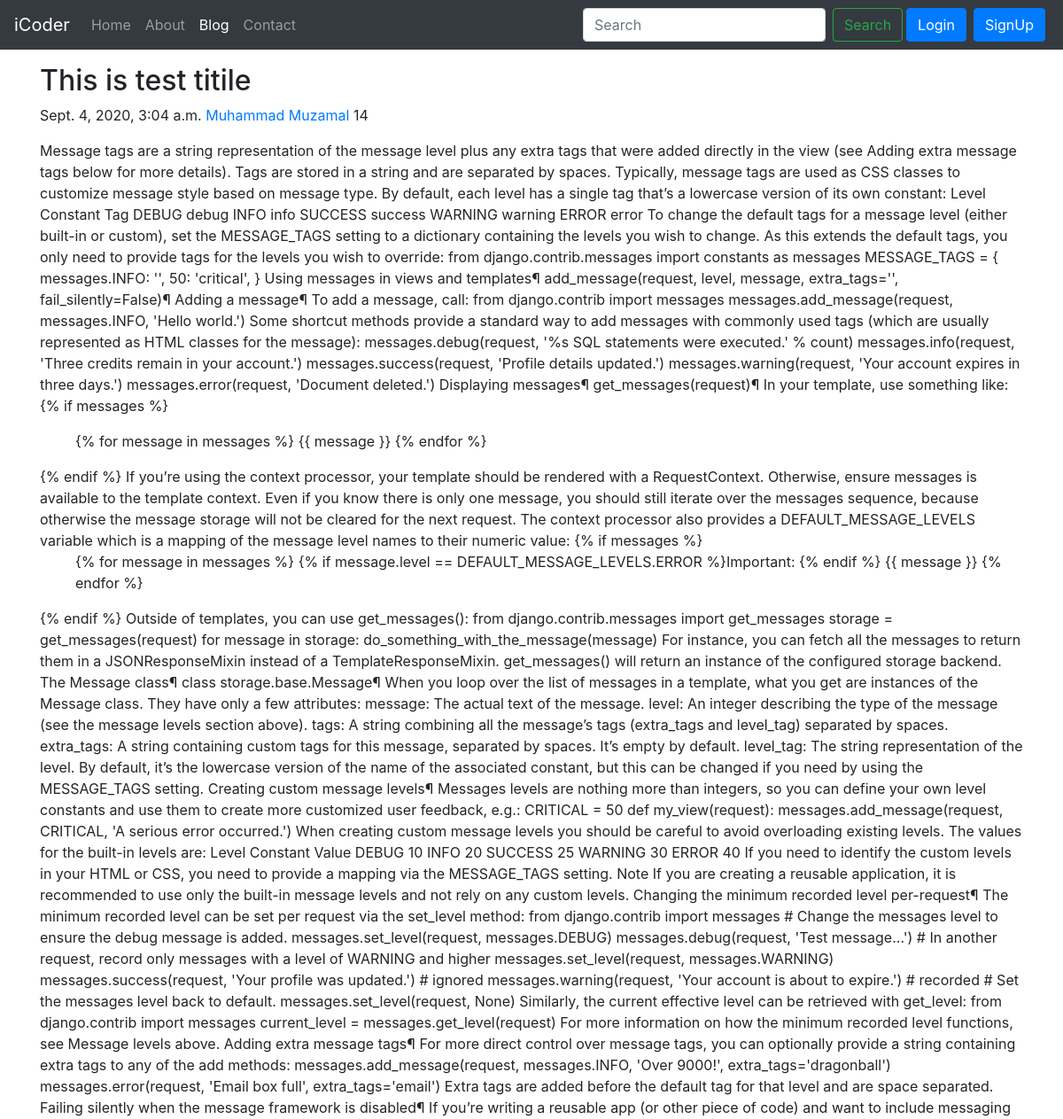
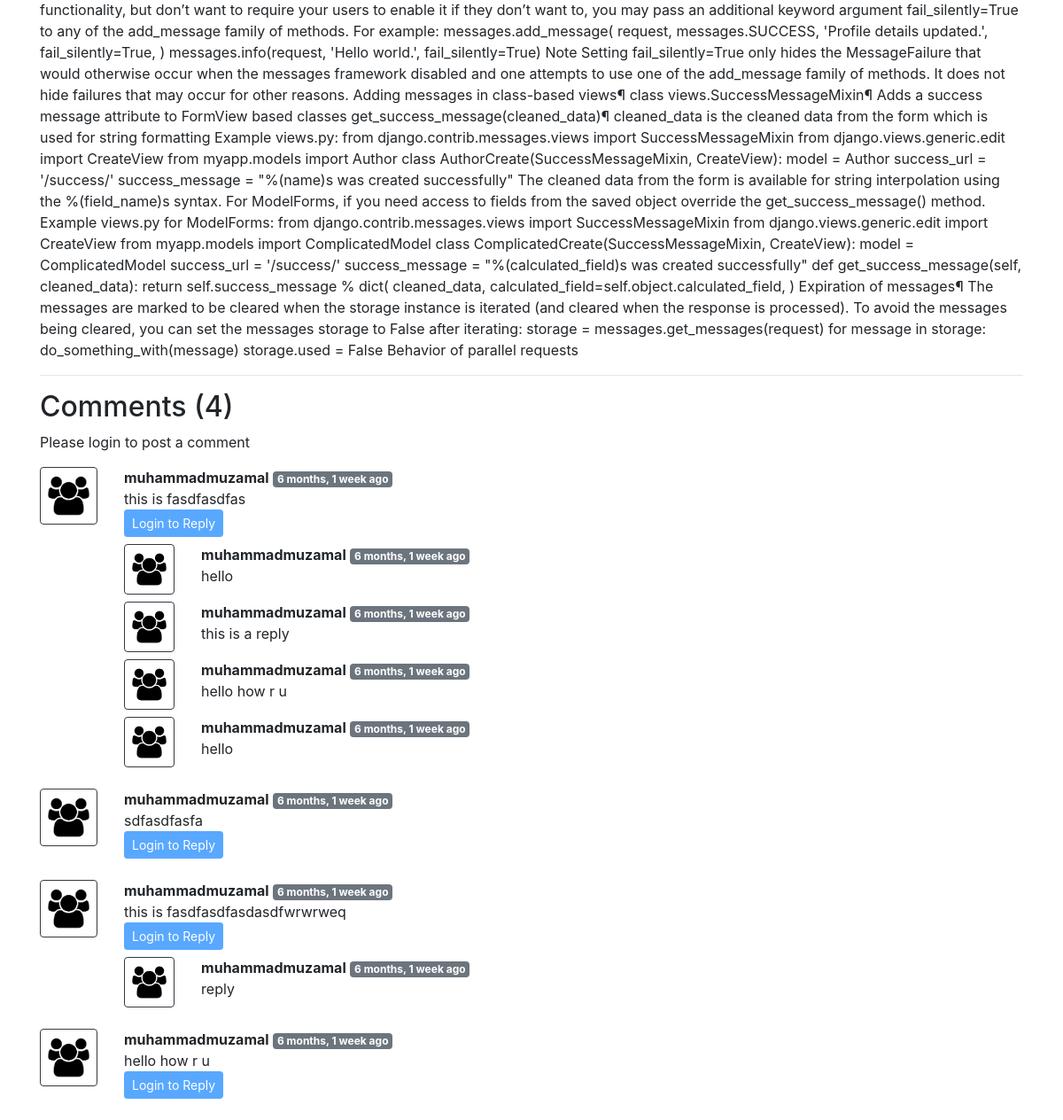
Screenshot of /blog/hello-2 with the database file from the repository (2 pictures, top to bottom).
### blog/models.py (models this page shows, shortened)
class Post(models.Model):
    sno = models.AutoField(primary_key=True)
    titile = models.CharField(max_length=255)
    content = models.TextField()
    author = models.CharField(max_length=100)
    slug =  models.CharField(max_length=130)
    views = models.IntegerField(default=0)
    timeStamp = models.DateTimeField(blank=True)

class BlogComment(models.Model):
    sno = models.AutoField(primary_key=True)
    comment = models.TextField()
    user = models.ForeignKey(User, on_delete=models.CASCADE)
    post = models.ForeignKey(Post, on_delete=models.CASCADE)
    parent =  models.ForeignKey('self',on_delete=models.CASCADE,null=True)
    timeStamp = models.DateTimeField(default=now)

### blog/views.py (the view)
# urls.py: path('<str:slug>', views.blogPost, name='blogPost'),
def blogPost(request,slug):
    post = Post.objects.filter(slug=slug).first()
    post.views = post.views+1
    post.save()
    comments = BlogComment.objects.filter(post=post,parent=None)
    replies = BlogComment.objects.filter(post=post).exclude(parent=None)
    repDict = {}
    for reply in replies:
       if reply.parent.sno not in repDict.keys():
          repDict[reply.parent.sno] =  [reply]
       else:
         repDict[reply.parent.sno].append(reply)
    context = {'post':post,'comments':comments,'user':request.user,'replyDict':repDict}
    return render(request,'blog/blogPost.html',context)

### blog/templatetags/extras.py (called while the page is built)
@register.filter(name='get_val')
def get_val(dict,key):
    return dict.get(key)

### templates/blog/blogPost.html (shortened to what this page needs)
{% extends 'base.html'%}
{% block blogactive %} active {% endblock blogactive %}
{%block body%}
{% load humanize %}
{% load extras %}
<div class="container my-3">
        <h2 class="blog-post-title">{{post.titile}}</h2>
        <p class="blog-post-meta">{{post.timeStamp}} <a href="#">{{post.author}}</a>
        <span>{{post.views}}</span></p>
        <p>{{post.content|safe}}</p>
        <hr>
</div>
<div class="container">
        <h2>Comments ({{comments.count}}) </h2>
        <div class="my-2">
                {% if user.is_authenticated %}
                <form action="/blog/postComment" method="POST"> {% csrf_token %}
                        <div class="form-group">
                                <label for="exampleInputEmail1">Post Comment</label>
                                <input type="text" class="form-control" name="comment" placeholder="Enter comment here">
                                <input type="hidden" name="parentSno" value="">
                        </div>
                        <input type="hidden" name="postsno" value="{{post.sno}}">
                        <button type="submit" class="btn btn-primary">Submit</button>
                </form>
                {% else %}
                Please login to post a comment
                {% endif %}
        </div>
        {% for comment in comments %}
        <div class="row my-3">
                <div class="col-md-1 ">
                        <img src="/static/img/user.png" class="rounded mx-auto d-block w-100 p-2 border border-dark"
                                alt="user">
                </div>
                <div class="col-md-11 ">
                        <b>{{comment.user.username}}</b> <span
                                class="badge badge-secondary">{{comment.timeStamp | naturaltime}}</span>
                        <div>{{comment.comment}}</div>
                        <div class="reply mx-0">
                        {% if user.is_authenticated %}
                                <button class="btn btn-primary btn-sm" type="button" data-toggle="collapse"
                                        data-target="#replyBox{{comment.sno}}" aria-expanded="false"
                                        aria-controls="collapseExample">
                                        Reply
                                </button>
                                <div class="collapse" id="replyBox{{comment.sno}}">
                                        <div class="card card-body my-2">
                                                <form action="/blog/postComment" method="POST"> {% csrf_token %}
                                                        <div class="form-group">
                                                                <label for="comment">Post Reply</label>
                                                                <input type="text" class="form-control" name="comment"
                                                                        placeholder="Enter comment here">
                                                                <input type="hidden" name="parentSno"
                                                                        value="{{comment.sno}}">
                                                        </div>
                                                        <input type="hidden" name="postsno" value="{{post.sno}}">
                                                        <button type="submit" class="btn btn-primary">Submit</button>
                                                </form>
                                        </div>
                                </div>
                                {% else %}
                                                                <button class="btn btn-primary btn-sm" type="button" data-toggle="collapse"
                                        data-target="#replyBox{{comment.sno}}" aria-expanded="false"
                                        aria-controls="collapseExample" disabled>
                                        Login to Reply
                                </button>
                                {% endif %}
                                <div class="replies  my-2">
                               {% for reply in replyDict|get_val:comment.sno  %}
                               <div class="row my-2">
                                               <div class="col-md-1 ">
                                                        <img src="/static/img/user.png" class="rounded mx-auto d-block w-100 p-2 border border-dark"
                                alt="user">
                                 </div>
                               <div class="col-md-11 ">
                                <b>{{reply.user.username}}</b> <span
                                class="badge badge-secondary">{{comment.timeStamp | naturaltime}}</span>
                        <div>{{reply.comment}}</div>
                               </div>
                               <br>
                               </div>
                               {% endfor %}
                                </div>
                        </div>
                </div>
        </div>
        {% endfor %}
</div>
{%endblock body%}

### rows the page displays
Post: titile "This is test titile", timeStamp "Sept. 4, 2020, 3:04 a.m.", author "Muhammad Muzamal", views "14", content "Message tags are a string representation of the message level plus any extra tags that were added directly in the view (see Adding extra message tags below for more details). Tags are stored in a string and are separated by spaces. Typically, message tags are used as CSS classes to customize message style based on message type. By default, each level has a single tag that’s a lowercase version of its own constant: Level Constant Tag DEBUG debug INFO info SUCCESS success WARNING warning ERROR error To change the default tags for a message level (either built-in or custom), set the MESSAGE_TAGS setting to a dictionary containing the levels you wish to change. As this extends the default tags,…"
BlogComment: user.username "muhammadmuzamal", timeStamp "6 months, 1 week ago", comment "this is fasdfasdfas"
BlogComment: user.username "muhammadmuzamal", comment "hello"
BlogComment: user.username "muhammadmuzamal", comment "this is a reply"
BlogComment: user.username "muhammadmuzamal", comment "hello how r u"
BlogComment: user.username "muhammadmuzamal", comment "hello"
BlogComment: user.username "muhammadmuzamal", timeStamp "6 months, 1 week ago", comment "sdfasdfasfa"
BlogComment: user.username "muhammadmuzamal", timeStamp "6 months, 1 week ago", comment "this is fasdfasdfasdasdfwrwrweq"
BlogComment: user.username "muhammadmuzamal", comment "reply"
BlogComment: user.username "muhammadmuzamal", timeStamp "6 months, 1 week ago", comment "hello how r u"

### other values shown
{{ comments.count }} "4"
